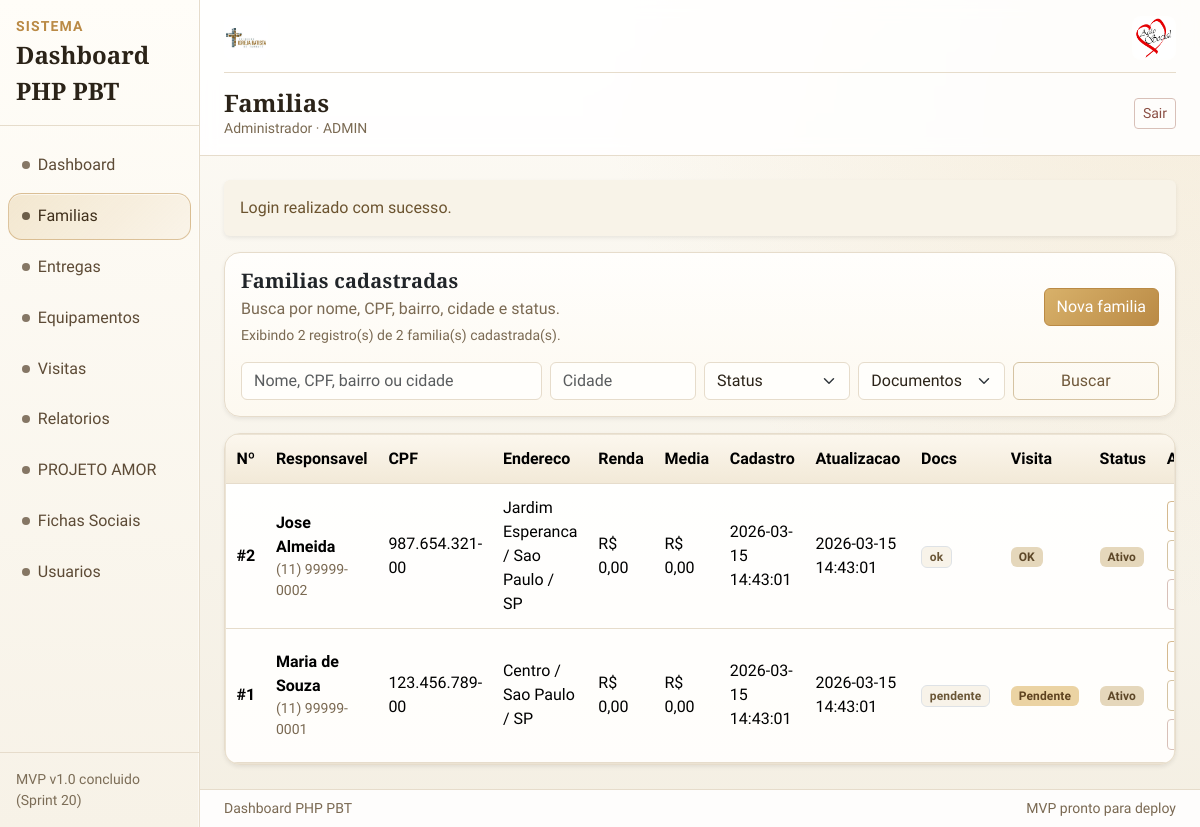
The app's page /families (signed in) with its own data.
### tables this page shows
CREATE TABLE IF NOT EXISTS families (
  id INT AUTO_INCREMENT PRIMARY KEY,
  responsible_name VARCHAR(160) NOT NULL,
  cpf_responsible VARCHAR(14) NULL UNIQUE,
  rg_responsible VARCHAR(20) NULL,
  birth_date DATE NULL,
  phone VARCHAR(20) NULL,
  responsible_works TINYINT(1) NOT NULL DEFAULT 0,
  responsible_income DECIMAL(10,2) NOT NULL DEFAULT 0,
  marital_status VARCHAR(30) NULL,
  education_level VARCHAR(40) NULL,
  professional_status VARCHAR(40) NULL,
  profession_detail VARCHAR(120) NULL,
  cep VARCHAR(10) NULL,
  address VARCHAR(200) NULL,
  address_number VARCHAR(20) NULL,
  address_complement VARCHAR(120) NULL,
  neighborhood VARCHAR(80) NULL,
  city VARCHAR(80) NULL,
  state CHAR(2) NULL,
  location_reference VARCHAR(200) NULL,
  housing_type VARCHAR(60) NULL,
  rent_amount DECIMAL(10,2) NULL,
  adults_count INT NOT NULL DEFAULT 0,
  workers_count INT NOT NULL DEFAULT 0,
  family_income_total DECIMAL(10,2) NOT NULL DEFAULT 0,
  family_income_average DECIMAL(10,2) NOT NULL DEFAULT 0,
  children_count INT NOT NULL DEFAULT 0,
  documentation_status VARCHAR(30) NOT NULL DEFAULT 'ok',
  documentation_notes TEXT NULL,
  needs_visit TINYINT(1) NOT NULL DEFAULT 0,
  general_notes TEXT NULL,
  is_active TINYINT(1) NOT NULL DEFAULT 1,
  chronic_disease VARCHAR(80) NULL,
  has_physical_disability TINYINT(1) NOT NULL DEFAULT 0,
  physical_disability_details VARCHAR(200) NULL,
  uses_continuous_medication TINYINT(1) NOT NULL DEFAULT 0,
  continuous_medication_details VARCHAR(200) NULL,
  social_benefit VARCHAR(80) NULL,
  created_at DATETIME NOT NULL DEFAULT CURRENT_TIMESTAMP,
  updated_at DATETIME NULL DEFAULT NULL ON UPDATE CURRENT_TIMESTAMP,
  INDEX idx_families_responsible_name (responsible_name),
  INDEX idx_families_city_neighborhood (city, neighborhood),
  INDEX idx_families_documentation_status (documentation_status),
  INDEX idx_families_needs_visit (needs_visit),
  INDEX idx_families_is_active (is_active),
  INDEX idx_families_updated_at (updated_at)
);

### app/Views/families/index.php (the view, shortened to what the rows shown need)
<?php
$auth = is_array($authUser ?? null) ? $authUser : [];
$canDeleteFamily = (string) ($auth['role'] ?? '') === 'admin';
?>
<div class="card border-0 shadow-sm mb-3">
    <div class="card-body">
        <div class="d-flex flex-column flex-md-row justify-content-between align-items-md-center gap-2 mb-3">
            <div>
                <h2 class="h5 mb-1">Familias cadastradas</h2>
            </div>
        </div>
    </div>
</div>
<div class="card border-0 shadow-sm">
    <div class="table-responsive">
        <table class="table align-middle mb-0">
            <thead>
                <tr>
                    <th>Nº</th>
                    <th>Responsavel</th>
                    <th>CPF</th>
                    <th>Endereco</th>
                    <th>Renda</th>
                    <th>Media</th>
                    <th>Cadastro</th>
                    <th>Atualizacao</th>
                    <th>Docs</th>
                    <th>Visita</th>
                    <th>Status</th>
                    <th>Acoes</th>
                </tr>
            </thead>
            <tbody>
            <?php if (empty($families)) : ?>
                <tr>
                    <td colspan="12" class="text-secondary p-4">Nenhuma familia encontrada.</td>
                </tr>
            <?php else : ?>
                <?php foreach ($families as $family) : ?>
                    <?php
                    $id = (int) ($family['id'] ?? 0);
                    $parts = array_filter([
                        (string) ($family['neighborhood'] ?? ''),
                        (string) ($family['city'] ?? ''),
                        (string) ($family['state'] ?? ''),
                    ]);
                    ?>
                    <tr>
                        <td class="fw-semibold">#<?= $id ?></td>
                        <td>
                            <div class="fw-semibold"><?= htmlspecialchars((string) ($family['responsible_name'] ?? ''), ENT_QUOTES, 'UTF-8') ?></div>
                            <div class="small text-secondary"><?= htmlspecialchars((string) ($family['phone'] ?? ''), ENT_QUOTES, 'UTF-8') ?></div>
                        </td>
                        <td><?= htmlspecialchars((string) ($family['cpf_responsible'] ?? '-'), ENT_QUOTES, 'UTF-8') ?></td>
                        <td><?= htmlspecialchars($parts ? implode(' / ', $parts) : '-', ENT_QUOTES, 'UTF-8') ?></td>
                        <td>R$ <?= number_format((float) ($family['family_income_total'] ?? 0), 2, ',', '.') ?></td>
                        <td>R$ <?= number_format((float) ($family['family_income_average'] ?? 0), 2, ',', '.') ?></td>
                        <td><?= htmlspecialchars((string) (($family['created_at'] ?? '') ?: '-'), ENT_QUOTES, 'UTF-8') ?></td>
                        <td><?= htmlspecialchars((string) (($family['updated_at'] ?? '') ?: ($family['created_at'] ?? '-')), ENT_QUOTES, 'UTF-8') ?></td>
                        <td><span class="badge text-bg-light border"><?= htmlspecialchars((string) ($family['documentation_status'] ?? 'ok'), ENT_QUOTES, 'UTF-8') ?></span></td>
                        <td>
                            <?= ((int) ($family['needs_visit'] ?? 0) === 1)
                                ? '<span class="badge text-bg-warning">Pendente</span>'
                                : '<span class="badge text-bg-success">OK</span>' ?>
                        </td>
                        <td>
                            <?= ((int) ($family['is_active'] ?? 0) === 1)
                                ? '<span class="badge text-bg-success">Ativo</span>'
                                : '<span class="badge text-bg-danger">Inativo</span>' ?>
                        </td>
                        <td>
                            <div class="d-flex flex-wrap gap-2">
                                <a class="btn btn-sm btn-outline-primary" href="/families/show?id=<?= $id ?>">Detalhe</a>
                                <a class="btn btn-sm btn-outline-secondary" href="/families/edit?id=<?= $id ?>">Editar</a>
                                <?php if ($canDeleteFamily) : ?>
                                    <form method="post" action="/families/delete?id=<?= $id ?>" class="m-0" onsubmit="return confirm('Confirmar exclusao da familia? Esta acao exclui membros e criancas vinculados.');">
                                        <button type="submit" class="btn btn-sm btn-outline-danger">Remover</button>
                                    </form>
                                <?php endif; ?>
                            </div>
                        </td>
                    </tr>
                <?php endforeach; ?>
            <?php endif; ?>
            </tbody>
        </table>
    </div>
</div>

### records on screen
families: id "2", responsible_name "Jose Almeida", phone "(11) 99999-0002", cpf_responsible "987.654.321-00", parts "Jardim Esperanca / Sao Paulo / SP", family_income_total "0,00", family_income_average "0,00", created_at "2026-03-15 14:43:01", documentation_status "ok", needs_visit "OK", is_active "Ativo"
families: id "1", responsible_name "Maria de Souza", phone "(11) 99999-0001", cpf_responsible "123.456.789-00", parts "Centro / Sao Paulo / SP", family_income_total "0,00", family_income_average "0,00", created_at "2026-03-15 14:43:01", documentation_status "pendente", needs_visit "Pendente", is_active "Ativo"

### other values on screen
$layoutAppName "Dashboard PHP PBT"
$item['label'] "Dashboard"
$item['label'] "Familias"
$item['label'] "Entregas"
$item['label'] "Equipamentos"
$item['label'] "Visitas"
$item['label'] "Relatorios"
$item['label'] "PROJETO AMOR"
$item['label'] "Fichas Sociais"
$item['label'] "Usuarios"
$layoutTitle "Familias"
$layoutUserName "Administrador"
$layoutUserRole "ADMIN"
$success "Login realizado com sucesso."
$filteredTotal "2"
